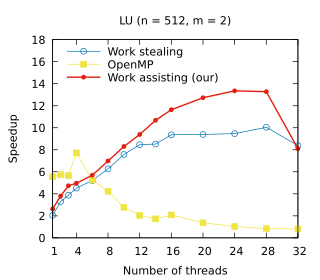

Write gnuplot code to recreate this figure.
set title "LU (n = 512, m = 2)"
set terminal pdf size 3.2,2.8
set output "./results/LU_n___512,_m___2.pdf"
set key on
set key top left Left reverse
set xrange [1:32]
set xtics (1, 4, 8, 12, 16, 20, 24, 28, 32)
set xlabel "Number of threads"
set yrange [0:18]
set ylabel "Speedup"
plot './results/LU_n___512,_m___2.dat' using 1:2 title "Work stealing" ls 6 lw 1 pointsize 0.7 with linespoints, \
  './results/LU_n___512,_m___2.dat' using 1:3 title "OpenMP" ls 5 lw 1 pointsize 0.7 with linespoints, \
  './results/LU_n___512,_m___2.dat' using 1:4 title "Work assisting (our)" ls 7 lw 2 pointsize 0.4 with linespoints
